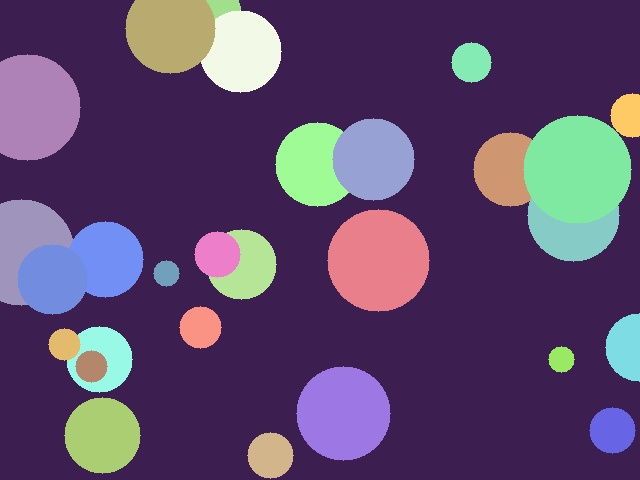
#> input picture Modul01 - Pendahuluan Komputer Vision/praktikum/image/abstrak.jpg, 640 x 480 px, given in place of kota.jpg, which was not available
$ python 03_clahe.py
#> lines starting #> are read from the running program, lines starting #| are printed output that depends on the picture; pictures that were not available may be replaced by others from this repository, and a replacement may not be noted
"""
==========================================================================
PERCOBAAN 03: CLAHE (Contrast Limited Adaptive Histogram Equalization)
==========================================================================
CLAHE membagi gambar menjadi tile kecil dan melakukan equalisasi
lokal di setiap tile, dengan pembatasan kontras untuk menghindari
amplifikasi noise. Lebih baik dari global equalization.

Fungsi:
- cv2.createCLAHE(clipLimit, tileGridSize) → buat objek CLAHE
- clahe.apply(src) → terapkan CLAHE
==========================================================================
"""

import cv2
import numpy as np
import os
import matplotlib.pyplot as plt

SCRIPT_DIR = os.path.dirname(os.path.abspath(__file__))
IMAGE_DIR = os.path.join(SCRIPT_DIR, "image")
OUTPUT_DIR = os.path.join(SCRIPT_DIR, "output")
os.makedirs(OUTPUT_DIR, exist_ok=True)

img = cv2.imread(os.path.join(IMAGE_DIR, "kota.jpg"))
#> img is the input picture: shape (480, 640, 3); mean B, G, R 109.1, 74.4, 93.5
if img is None:
    print("[ERROR] Jalankan download_image.py terlebih dahulu!"); exit()

gray = cv2.cvtColor(img, cv2.COLOR_BGR2GRAY)
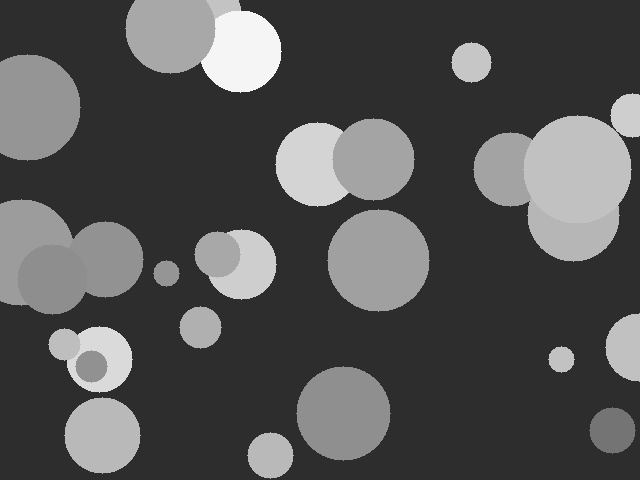
#> gray: shape (480, 640); min 37, max 252, mean 84.3

print("=" * 60)
print("PERCOBAAN 03: CLAHE")
print("=" * 60)

# ============================================================
# 1. Global Equalization vs CLAHE
# ============================================================
print("\n--- 1. Global vs CLAHE ---")

# Equalisasi global
eq_global = cv2.equalizeHist(gray)
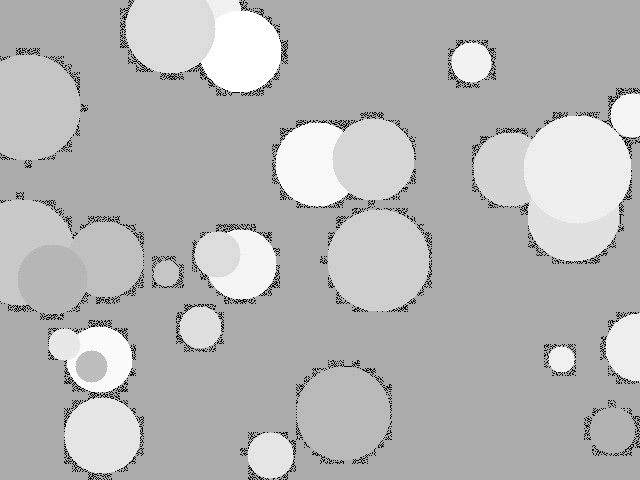
#> eq_global: shape (480, 640); min 0, max 255, mean 182

# CLAHE default (clipLimit=2.0, tileGridSize=(8,8))
clahe = cv2.createCLAHE(clipLimit=2.0, tileGridSize=(8, 8))
eq_clahe = clahe.apply(gray)

print(f"  Original std: {gray.std():.1f}")
#|   Original std: 61.5
print(f"  Global eq std: {eq_global.std():.1f}")
#|   Global eq std: 37.2
print(f"  CLAHE std: {eq_clahe.std():.1f}")
#|   CLAHE std: 60.6

# ============================================================
# 2. Variasi clipLimit
# ============================================================
print("\n--- 2. Variasi clipLimit ---")

clip_values = [1.0, 2.0, 4.0, 8.0, 20.0, 40.0]
clip_results = []

for clip in clip_values:
    # clipLimit membatasi amplifikasi kontras per tile
    clahe_v = cv2.createCLAHE(clipLimit=clip, tileGridSize=(8, 8))
    result = clahe_v.apply(gray)
    clip_results.append(result)
    print(f"  clipLimit={clip:5.1f}: mean={result.mean():.1f}, std={result.std():.1f}")
#> this loop made 6 passes
#|   clipLimit=  1.0: mean=86.6, std=61.0
#|   clipLimit=  2.0: mean=87.3, std=60.6
#|   clipLimit=  4.0: mean=88.7, std=60.3
#|   clipLimit=  8.0: mean=90.9, std=59.7
#|   clipLimit= 20.0: mean=97.3, std=57.9
#|   clipLimit= 40.0: mean=108.9, std=55.1
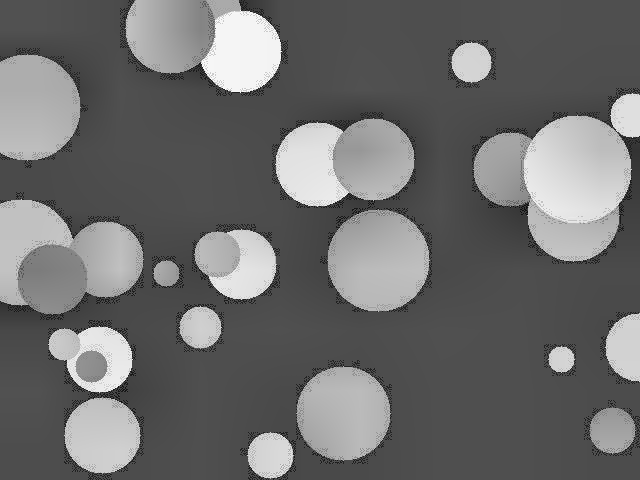
#> result: shape (480, 640); min 9, max 254, mean 108.9
#> after the loop, clip_results = 6 items

# ============================================================
# 3. Variasi tileGridSize
# ============================================================
print("\n--- 3. Variasi tileGridSize ---")

tile_sizes = [(2, 2), (4, 4), (8, 8), (16, 16), (32, 32)]
tile_results = []

for tsize in tile_sizes:
    # Tile lebih kecil → lebih lokal, lebih banyak adaptasi
    clahe_t = cv2.createCLAHE(clipLimit=2.0, tileGridSize=tsize)
    result = clahe_t.apply(gray)
    tile_results.append(result)
    print(f"  tileGridSize={tsize}: mean={result.mean():.1f}")
#> this loop made 5 passes
#|   tileGridSize=(2, 2): mean=84.3
#|   tileGridSize=(4, 4): mean=86.4
#|   tileGridSize=(8, 8): mean=87.3
#|   tileGridSize=(16, 16): mean=89.4
#|   tileGridSize=(32, 32): mean=87.2
#> after the loop, tile_results = 5 items

# ============================================================
# 4. CLAHE pada Gambar Berwarna (LAB)
# ============================================================
print("\n--- 4. CLAHE pada Gambar Berwarna ---")

# Konversi ke LAB color space
lab = cv2.cvtColor(img, cv2.COLOR_BGR2LAB)
#> lab: shape (480, 640, 3); mean of channels 0, 1, 2 87.6, 145.8, 110.8
# Terapkan CLAHE pada channel L (lightness)
clahe_color = cv2.createCLAHE(clipLimit=3.0, tileGridSize=(8, 8))
lab[:, :, 0] = clahe_color.apply(lab[:, :, 0])
#> lab: shape (480, 640, 3); mean of channels 0, 1, 2 90, 145.8, 110.8
# Konversi kembali ke BGR
clahe_bgr = cv2.cvtColor(lab, cv2.COLOR_LAB2BGR)
print("  CLAHE pada channel L (LAB color space)")

# ============================================================
# 5. CLAHE pada Gambar Gelap
# ============================================================
print("\n--- 5. CLAHE pada Gambar Gelap ---")

dark = cv2.convertScaleAbs(gray, alpha=0.3, beta=-10)
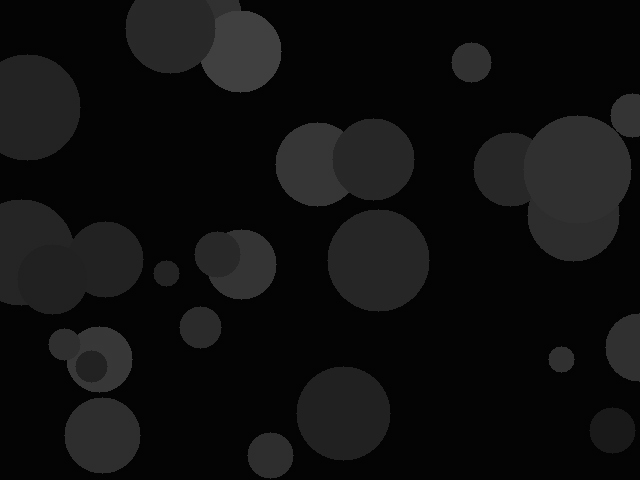
#> dark: shape (480, 640); min 1, max 66, mean 15.6
dark_global = cv2.equalizeHist(dark)
dark_clahe = cv2.createCLAHE(clipLimit=3.0, tileGridSize=(8, 8)).apply(dark)
print(f"  Gelap mean: {dark.mean():.1f}")
#|   Gelap mean: 15.6
print(f"  Global eq: {dark_global.mean():.1f}")
#|   Global eq: 185.6
print(f"  CLAHE: {dark_clahe.mean():.1f}")
#|   CLAHE: 23.9

# ============================================================
# 6. Visualisasi
# ============================================================
fig, axes = plt.subplots(3, 4, figsize=(20, 15))

# Baris 1: Perbandingan utama
axes[0, 0].imshow(gray, cmap='gray')
axes[0, 0].set_title("Original")
axes[0, 0].axis("off")

axes[0, 1].imshow(eq_global, cmap='gray')
axes[0, 1].set_title("Global EQ")
axes[0, 1].axis("off")

axes[0, 2].imshow(eq_clahe, cmap='gray')
axes[0, 2].set_title("CLAHE (clip=2)")
axes[0, 2].axis("off")

axes[0, 3].hist(eq_clahe.ravel(), 256, [0, 256], color='coral')
axes[0, 3].set_title("Histogram CLAHE")
axes[0, 3].set_xlim(0, 256)

# Baris 2: Variasi clipLimit
for i, (clip, res) in enumerate(zip([1.0, 4.0, 20.0, 40.0],
                                     [clip_results[0], clip_results[2],
                                      clip_results[4], clip_results[5]])):
    axes[1, i].imshow(res, cmap='gray')
    axes[1, i].set_title(f"clip={clip}")
    axes[1, i].axis("off")
#> this loop made 4 passes
#> clip on passes 1 to 4: 1, 4, 20, 40

# Baris 3: Warna + gelap
axes[2, 0].imshow(cv2.cvtColor(img, cv2.COLOR_BGR2RGB))
axes[2, 0].set_title("Original Warna")
axes[2, 0].axis("off")

axes[2, 1].imshow(cv2.cvtColor(clahe_bgr, cv2.COLOR_BGR2RGB))
axes[2, 1].set_title("CLAHE Warna (LAB)")
axes[2, 1].axis("off")

axes[2, 2].imshow(dark, cmap='gray')
axes[2, 2].set_title("Gelap")
axes[2, 2].axis("off")

axes[2, 3].imshow(dark_clahe, cmap='gray')
axes[2, 3].set_title("CLAHE Gelap")
axes[2, 3].axis("off")

plt.suptitle("Percobaan 03: CLAHE", fontsize=16, fontweight="bold")
plt.tight_layout()

path = os.path.join(OUTPUT_DIR, "03_clahe_hasil.png")
plt.savefig(path, dpi=150, bbox_inches="tight")
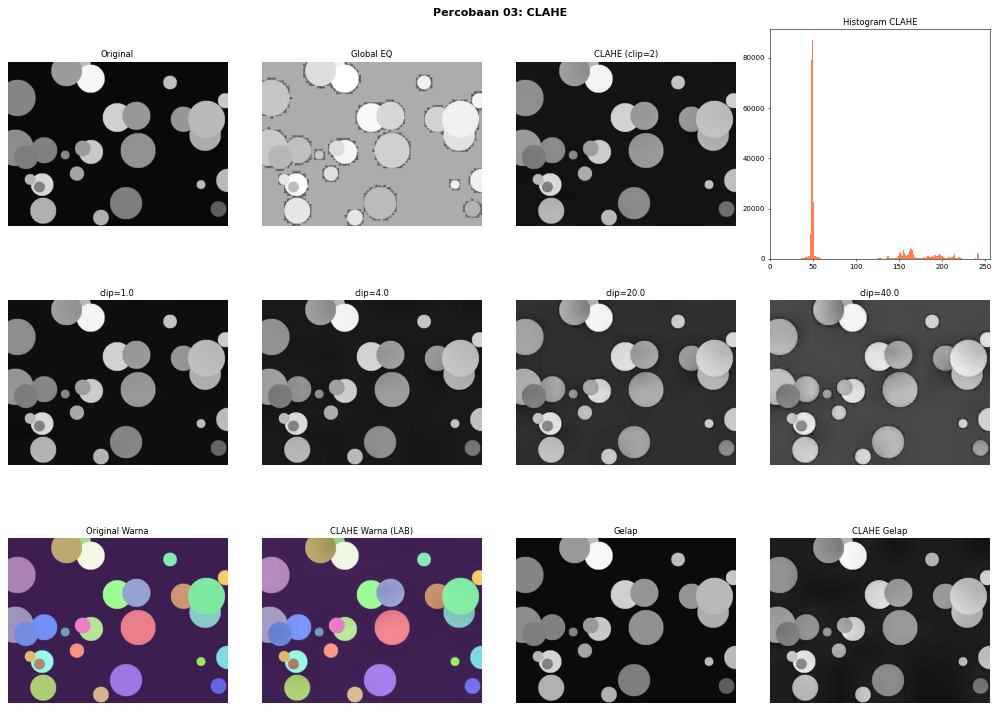
#> figure drawn by matplotlib, 12 panels; panel 4: tallest bar 87128 high, from x = 49 to 50
print(f"\n[OUTPUT] {path}")

# ============================================================
# RINGKASAN
# ============================================================
print("\n" + "=" * 60)
print("RINGKASAN PERCOBAAN 03")
print("=" * 60)
print("""
1. CLAHE = adaptive histogram equalization + clip limit
2. clipLimit mengontrol batas amplifikasi kontras (anti-noise)
3. tileGridSize mengontrol ukuran area lokal
4. Untuk gambar berwarna: terapkan CLAHE pada channel L (LAB)
5. CLAHE lebih baik dari global EQ untuk gambar dengan pencahayaan
   tidak merata
""")
